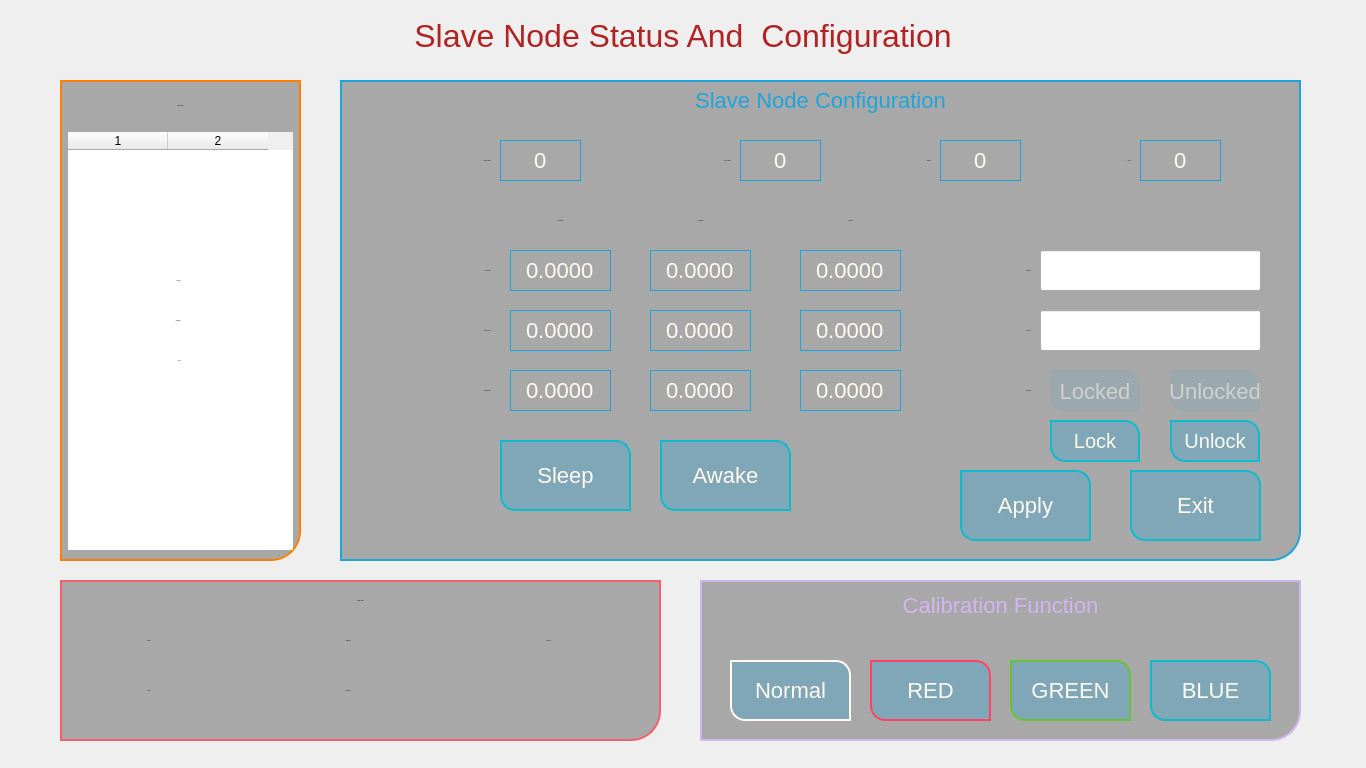
<?xml version="1.0" encoding="UTF-8"?>
<!-- UI source revision: regenerate ui_slavenodeframe.h; do not reuse stale build output. -->
<ui version="4.0">
 <class>SlaveNodeFrame</class>
 <widget class="QWidget" name="SlaveNodeFrame">
  <property name="geometry">
   <rect>
    <x>0</x>
    <y>0</y>
    <width>1366</width>
    <height>768</height>
   </rect>
  </property>
  <property name="windowTitle">
   <string>Form</string>
  </property>
  <widget class="QLabel" name="labelTitle">
   <property name="geometry">
    <rect>
     <x>0</x>
     <y>0</y>
     <width>1366</width>
     <height>71</height>
    </rect>
   </property>
   <property name="font">
    <font>
     <pointsize>-1</pointsize>
    </font>
   </property>
   <property name="styleSheet">
    <string notr="true">QLabel{
font-size:32px;
 color:rgb(178,34,34);
}</string>
   </property>
   <property name="text">
    <string>Slave Node Status And  Configuration</string>
   </property>
   <property name="alignment">
    <set>Qt::AlignCenter</set>
   </property>
  </widget>
  <widget class="QFrame" name="StatusFrame">
   <property name="geometry">
    <rect>
     <x>60</x>
     <y>80</y>
     <width>241</width>
     <height>481</height>
    </rect>
   </property>
   <property name="styleSheet">
    <string notr="true">QFrame{
border:2px solid rgba(255,127,0,1.0);
border-bottom-right-radius: 30px;
background-color:rgba(0, 0, 0, 0.3);
}</string>
   </property>
   <property name="frameShape">
    <enum>QFrame::StyledPanel</enum>
   </property>
   <property name="frameShadow">
    <enum>QFrame::Raised</enum>
   </property>
  </widget>
  <widget class="QLabel" name="labelTitleStatus">
   <property name="geometry">
    <rect>
     <x>60</x>
     <y>80</y>
     <width>241</width>
     <height>51</height>
    </rect>
   </property>
   <property name="font">
    <font>
     <pointsize>-1</pointsize>
    </font>
   </property>
   <property name="styleSheet">
    <string notr="true">QLabel{
font-size:22px;
color:rgb(255, 127, 0);
};</string>
   </property>
   <property name="text">
    <string>Status Report</string>
   </property>
   <property name="alignment">
    <set>Qt::AlignCenter</set>
   </property>
  </widget>
  <widget class="QLabel" name="labelBlueOpenTitle">
   <property name="geometry">
    <rect>
     <x>80</x>
     <y>220</y>
     <width>101</width>
     <height>42</height>
    </rect>
   </property>
   <property name="font">
    <font>
     <pointsize>-1</pointsize>
    </font>
   </property>
   <property name="styleSheet">
    <string notr="true">QLabel{
font-size:22px;
color:rgb(255, 127, 0);
};</string>
   </property>
   <property name="text">
    <string>BOutput_Err</string>
   </property>
   <property name="alignment">
    <set>Qt::AlignRight|Qt::AlignTrailing|Qt::AlignVCenter</set>
   </property>
  </widget>
  <widget class="QLabel" name="labelRedOpenTitle">
   <property name="geometry">
    <rect>
     <x>80</x>
     <y>140</y>
     <width>101</width>
     <height>42</height>
    </rect>
   </property>
   <property name="font">
    <font>
     <pointsize>-1</pointsize>
    </font>
   </property>
   <property name="styleSheet">
    <string notr="true">QLabel{
font-size:22px;
color:rgb(255, 127, 0);
};</string>
   </property>
   <property name="text">
    <string>ROutput_Err</string>
   </property>
   <property name="alignment">
    <set>Qt::AlignRight|Qt::AlignTrailing|Qt::AlignVCenter</set>
   </property>
  </widget>
  <widget class="QLabel" name="labelGreenOpenTitle">
   <property name="geometry">
    <rect>
     <x>80</x>
     <y>180</y>
     <width>101</width>
     <height>42</height>
    </rect>
   </property>
   <property name="font">
    <font>
     <pointsize>-1</pointsize>
    </font>
   </property>
   <property name="styleSheet">
    <string notr="true">QLabel{
font-size:22px;
color:rgb(255, 127, 0);
};</string>
   </property>
   <property name="text">
    <string>GOutput_Err</string>
   </property>
   <property name="alignment">
    <set>Qt::AlignRight|Qt::AlignTrailing|Qt::AlignVCenter</set>
   </property>
  </widget>
  <widget class="QFrame" name="VersionFrame">
   <property name="geometry">
    <rect>
     <x>60</x>
     <y>580</y>
     <width>601</width>
     <height>161</height>
    </rect>
   </property>
   <property name="styleSheet">
    <string notr="true">QFrame{
border:2px solid rgb(244,96,108);
border-bottom-right-radius: 30px;
background-color:rgba(0, 0, 0, 0.3);
}</string>
   </property>
   <property name="frameShape">
    <enum>QFrame::StyledPanel</enum>
   </property>
   <property name="frameShadow">
    <enum>QFrame::Raised</enum>
   </property>
  </widget>
  <widget class="QLabel" name="labelDimRamp_8">
   <property name="geometry">
    <rect>
     <x>60</x>
     <y>580</y>
     <width>601</width>
     <height>42</height>
    </rect>
   </property>
   <property name="font">
    <font>
     <pointsize>-1</pointsize>
    </font>
   </property>
   <property name="styleSheet">
    <string notr="true">QLabel{
font-size:22px;
color:rgb(244, 96, 108);
};</string>
   </property>
   <property name="text">
    <string>Version Report</string>
   </property>
   <property name="alignment">
    <set>Qt::AlignCenter</set>
   </property>
  </widget>
  <widget class="QLabel" name="labelSuppTitle">
   <property name="geometry">
    <rect>
     <x>260</x>
     <y>620</y>
     <width>91</width>
     <height>42</height>
    </rect>
   </property>
   <property name="font">
    <font>
     <pointsize>-1</pointsize>
    </font>
   </property>
   <property name="styleSheet">
    <string notr="true">QLabel{
font-size:22px;
color:rgb(244, 96, 108);
};</string>
   </property>
   <property name="text">
    <string>Supplier ID:</string>
   </property>
   <property name="alignment">
    <set>Qt::AlignRight|Qt::AlignTrailing|Qt::AlignVCenter</set>
   </property>
  </widget>
  <widget class="QLabel" name="labelSWTitle">
   <property name="geometry">
    <rect>
     <x>60</x>
     <y>620</y>
     <width>91</width>
     <height>42</height>
    </rect>
   </property>
   <property name="font">
    <font>
     <pointsize>-1</pointsize>
    </font>
   </property>
   <property name="styleSheet">
    <string notr="true">QLabel{
font-size:22px;
color:rgb(244, 96, 108);
};</string>
   </property>
   <property name="text">
    <string>SW Ver:</string>
   </property>
   <property name="alignment">
    <set>Qt::AlignRight|Qt::AlignTrailing|Qt::AlignVCenter</set>
   </property>
  </widget>
  <widget class="QLabel" name="labelHWTitle">
   <property name="geometry">
    <rect>
     <x>60</x>
     <y>670</y>
     <width>91</width>
     <height>42</height>
    </rect>
   </property>
   <property name="font">
    <font>
     <pointsize>-1</pointsize>
    </font>
   </property>
   <property name="styleSheet">
    <string notr="true">QLabel{
font-size:22px;
color:rgb(244, 96, 108);
};</string>
   </property>
   <property name="text">
    <string>HW Ver:</string>
   </property>
   <property name="alignment">
    <set>Qt::AlignRight|Qt::AlignTrailing|Qt::AlignVCenter</set>
   </property>
  </widget>
  <widget class="QLabel" name="labelFuncTitle">
   <property name="geometry">
    <rect>
     <x>260</x>
     <y>670</y>
     <width>91</width>
     <height>42</height>
    </rect>
   </property>
   <property name="font">
    <font>
     <pointsize>-1</pointsize>
    </font>
   </property>
   <property name="styleSheet">
    <string notr="true">QLabel{
font-size:22px;
color:rgb(244, 96, 108);
};</string>
   </property>
   <property name="text">
    <string>Function ID:</string>
   </property>
   <property name="alignment">
    <set>Qt::AlignRight|Qt::AlignTrailing|Qt::AlignVCenter</set>
   </property>
  </widget>
  <widget class="QLabel" name="labelVarTitle">
   <property name="geometry">
    <rect>
     <x>460</x>
     <y>620</y>
     <width>91</width>
     <height>42</height>
    </rect>
   </property>
   <property name="font">
    <font>
     <pointsize>-1</pointsize>
    </font>
   </property>
   <property name="styleSheet">
    <string notr="true">QLabel{
font-size:22px;
color:rgb(244, 96, 108);
};</string>
   </property>
   <property name="text">
    <string>Varaint ID:</string>
   </property>
   <property name="alignment">
    <set>Qt::AlignRight|Qt::AlignTrailing|Qt::AlignVCenter</set>
   </property>
  </widget>
  <widget class="QLabel" name="ROutput_Err">
   <property name="geometry">
    <rect>
     <x>190</x>
     <y>140</y>
     <width>81</width>
     <height>42</height>
    </rect>
   </property>
   <property name="font">
    <font>
     <pointsize>-1</pointsize>
    </font>
   </property>
   <property name="styleSheet">
    <string notr="true">QLabel{
font-size:22px;
color:rgb(255, 251, 240);
};</string>
   </property>
   <property name="text">
    <string/>
   </property>
   <property name="alignment">
    <set>Qt::AlignLeading|Qt::AlignLeft|Qt::AlignVCenter</set>
   </property>
  </widget>
  <widget class="QLabel" name="GOutput_Err">
   <property name="geometry">
    <rect>
     <x>190</x>
     <y>180</y>
     <width>81</width>
     <height>42</height>
    </rect>
   </property>
   <property name="font">
    <font>
     <pointsize>-1</pointsize>
    </font>
   </property>
   <property name="styleSheet">
    <string notr="true">QLabel{
font-size:22px;
color:rgb(255, 251, 240);
};</string>
   </property>
   <property name="text">
    <string/>
   </property>
   <property name="alignment">
    <set>Qt::AlignLeading|Qt::AlignLeft|Qt::AlignVCenter</set>
   </property>
  </widget>
  <widget class="QLabel" name="BOutput_Err">
   <property name="geometry">
    <rect>
     <x>190</x>
     <y>220</y>
     <width>81</width>
     <height>42</height>
    </rect>
   </property>
   <property name="font">
    <font>
     <pointsize>-1</pointsize>
    </font>
   </property>
   <property name="styleSheet">
    <string notr="true">QLabel{
font-size:22px;
color:rgb(255, 251, 240);
};</string>
   </property>
   <property name="text">
    <string/>
   </property>
   <property name="alignment">
    <set>Qt::AlignLeading|Qt::AlignLeft|Qt::AlignVCenter</set>
   </property>
  </widget>
  <widget class="QLabel" name="labelFuncVer">
   <property name="geometry">
    <rect>
     <x>360</x>
     <y>670</y>
     <width>101</width>
     <height>42</height>
    </rect>
   </property>
   <property name="font">
    <font>
     <pointsize>-1</pointsize>
    </font>
   </property>
   <property name="styleSheet">
    <string notr="true">QLabel{
font-size:22px;
color:rgb(255, 251, 240);
};</string>
   </property>
   <property name="text">
    <string/>
   </property>
   <property name="alignment">
    <set>Qt::AlignLeading|Qt::AlignLeft|Qt::AlignVCenter</set>
   </property>
  </widget>
  <widget class="QLabel" name="labelHWVer">
   <property name="geometry">
    <rect>
     <x>160</x>
     <y>670</y>
     <width>101</width>
     <height>42</height>
    </rect>
   </property>
   <property name="font">
    <font>
     <pointsize>-1</pointsize>
    </font>
   </property>
   <property name="styleSheet">
    <string notr="true">QLabel{
font-size:22px;
color:rgb(255, 251, 240);
};</string>
   </property>
   <property name="text">
    <string/>
   </property>
   <property name="alignment">
    <set>Qt::AlignLeading|Qt::AlignLeft|Qt::AlignVCenter</set>
   </property>
  </widget>
  <widget class="QLabel" name="labelVariantVer">
   <property name="geometry">
    <rect>
     <x>560</x>
     <y>620</y>
     <width>101</width>
     <height>42</height>
    </rect>
   </property>
   <property name="font">
    <font>
     <pointsize>-1</pointsize>
    </font>
   </property>
   <property name="styleSheet">
    <string notr="true">QLabel{
font-size:22px;
color:rgb(255, 251, 240);
};</string>
   </property>
   <property name="text">
    <string/>
   </property>
   <property name="alignment">
    <set>Qt::AlignLeading|Qt::AlignLeft|Qt::AlignVCenter</set>
   </property>
  </widget>
  <widget class="QLabel" name="labelSWVer">
   <property name="geometry">
    <rect>
     <x>160</x>
     <y>620</y>
     <width>101</width>
     <height>42</height>
    </rect>
   </property>
   <property name="font">
    <font>
     <pointsize>-1</pointsize>
    </font>
   </property>
   <property name="styleSheet">
    <string notr="true">QLabel{
font-size:22px;
color:rgb(255, 251, 240);
};</string>
   </property>
   <property name="text">
    <string/>
   </property>
   <property name="alignment">
    <set>Qt::AlignLeading|Qt::AlignLeft|Qt::AlignVCenter</set>
   </property>
  </widget>
  <widget class="QLabel" name="labelSuppVer">
   <property name="geometry">
    <rect>
     <x>360</x>
     <y>620</y>
     <width>101</width>
     <height>42</height>
    </rect>
   </property>
   <property name="font">
    <font>
     <pointsize>-1</pointsize>
    </font>
   </property>
   <property name="styleSheet">
    <string notr="true">QLabel{
font-size:22px;
color:rgb(255, 251, 240);
};</string>
   </property>
   <property name="text">
    <string/>
   </property>
   <property name="alignment">
    <set>Qt::AlignLeading|Qt::AlignLeft|Qt::AlignVCenter</set>
   </property>
  </widget>
  <widget class="QFrame" name="Configurationframe">
   <property name="geometry">
    <rect>
     <x>340</x>
     <y>80</y>
     <width>961</width>
     <height>481</height>
    </rect>
   </property>
   <property name="styleSheet">
    <string notr="true">QFrame{
border:2px solid rgba(29,165,219,1.0);
border-bottom-right-radius: 30px;
background-color:rgba(0, 0, 0, 0.3);
}</string>
   </property>
   <property name="frameShape">
    <enum>QFrame::StyledPanel</enum>
   </property>
   <property name="frameShadow">
    <enum>QFrame::Raised</enum>
   </property>
   <widget class="QPushButton" name="SleepButton">
    <property name="geometry">
     <rect>
      <x>160</x>
      <y>360</y>
      <width>131</width>
      <height>71</height>
     </rect>
    </property>
    <property name="font">
     <font>
      <pointsize>-1</pointsize>
     </font>
    </property>
    <property name="styleSheet">
     <string notr="true">QPushButton{
border:2px solid #0fbacd;
border-top-right-radius: 15px;
border-bottom-left-radius: 15px;
color:rgb(255,251,240);
background:rgba(29, 165, 219, 0.3);
font-size:22px;
}</string>
    </property>
    <property name="text">
     <string>Sleep</string>
    </property>
   </widget>
   <widget class="QPushButton" name="AwakeButton">
    <property name="geometry">
     <rect>
      <x>320</x>
      <y>360</y>
      <width>131</width>
      <height>71</height>
     </rect>
    </property>
    <property name="font">
     <font>
      <pointsize>-1</pointsize>
     </font>
    </property>
    <property name="styleSheet">
     <string notr="true">QPushButton{
border:2px solid #0fbacd;
border-top-right-radius: 15px;
border-bottom-left-radius: 15px;
color:rgb(255,251,240);
background:rgba(29, 165, 219, 0.3);
font-size:22px;
}</string>
    </property>
    <property name="text">
     <string>Awake</string>
    </property>
   </widget>
  </widget>
  <widget class="QLabel" name="labelTitle_2">
   <property name="geometry">
    <rect>
     <x>340</x>
     <y>80</y>
     <width>961</width>
     <height>41</height>
    </rect>
   </property>
   <property name="font">
    <font>
     <pointsize>-1</pointsize>
    </font>
   </property>
   <property name="styleSheet">
    <string notr="true">QLabel{
font-size:22px;
 color:rgba(29,165,219,1.0);
}</string>
   </property>
   <property name="text">
    <string>Slave Node Configuration</string>
   </property>
   <property name="alignment">
    <set>Qt::AlignCenter</set>
   </property>
  </widget>
  <widget class="QLabel" name="labelSingleAddr">
   <property name="geometry">
    <rect>
     <x>370</x>
     <y>140</y>
     <width>121</width>
     <height>42</height>
    </rect>
   </property>
   <property name="font">
    <font>
     <pointsize>-1</pointsize>
    </font>
   </property>
   <property name="styleSheet">
    <string notr="true">QLabel{
font-size:22px;
color:rgba(29,165,219,1.0);
};</string>
   </property>
   <property name="text">
    <string>Single Address:</string>
   </property>
   <property name="alignment">
    <set>Qt::AlignRight|Qt::AlignTrailing|Qt::AlignVCenter</set>
   </property>
  </widget>
  <widget class="QLabel" name="labelGroupAddr">
   <property name="geometry">
    <rect>
     <x>620</x>
     <y>140</y>
     <width>111</width>
     <height>42</height>
    </rect>
   </property>
   <property name="font">
    <font>
     <pointsize>-1</pointsize>
    </font>
   </property>
   <property name="styleSheet">
    <string notr="true">QLabel{
font-size:22px;
color:rgba(29,165,219,1.0);
};</string>
   </property>
   <property name="text">
    <string>Group Address:</string>
   </property>
   <property name="alignment">
    <set>Qt::AlignRight|Qt::AlignTrailing|Qt::AlignVCenter</set>
   </property>
  </widget>
  <widget class="QLabel" name="labelPlatform">
   <property name="geometry">
    <rect>
     <x>860</x>
     <y>140</y>
     <width>71</width>
     <height>42</height>
    </rect>
   </property>
   <property name="font">
    <font>
     <pointsize>-1</pointsize>
    </font>
   </property>
   <property name="styleSheet">
    <string notr="true">QLabel{
font-size:22px;
color:rgba(29,165,219,1.0);
};</string>
   </property>
   <property name="text">
    <string>Platform:</string>
   </property>
   <property name="alignment">
    <set>Qt::AlignRight|Qt::AlignTrailing|Qt::AlignVCenter</set>
   </property>
  </widget>
  <widget class="QLabel" name="labelIntensity">
   <property name="geometry">
    <rect>
     <x>1050</x>
     <y>140</y>
     <width>81</width>
     <height>42</height>
    </rect>
   </property>
   <property name="font">
    <font>
     <pointsize>-1</pointsize>
    </font>
   </property>
   <property name="styleSheet">
    <string notr="true">QLabel{
font-size:22px;
color:rgba(29,165,219,1.0);
};</string>
   </property>
   <property name="text">
    <string>Factor:</string>
   </property>
   <property name="alignment">
    <set>Qt::AlignRight|Qt::AlignTrailing|Qt::AlignVCenter</set>
   </property>
  </widget>
  <widget class="QLabel" name="labelPartNO">
   <property name="geometry">
    <rect>
     <x>960</x>
     <y>310</y>
     <width>71</width>
     <height>42</height>
    </rect>
   </property>
   <property name="font">
    <font>
     <pointsize>-1</pointsize>
    </font>
   </property>
   <property name="styleSheet">
    <string notr="true">QLabel{
font-size:22px;
color:rgba(29,165,219,1.0);
};</string>
   </property>
   <property name="text">
    <string>Part NO.:</string>
   </property>
   <property name="alignment">
    <set>Qt::AlignRight|Qt::AlignTrailing|Qt::AlignVCenter</set>
   </property>
  </widget>
  <widget class="QLabel" name="labelSerialNO">
   <property name="geometry">
    <rect>
     <x>950</x>
     <y>250</y>
     <width>81</width>
     <height>42</height>
    </rect>
   </property>
   <property name="font">
    <font>
     <pointsize>-1</pointsize>
    </font>
   </property>
   <property name="styleSheet">
    <string notr="true">QLabel{
font-size:22px;
color:rgba(29,165,219,1.0);
};</string>
   </property>
   <property name="text">
    <string>Serial NO.:</string>
   </property>
   <property name="alignment">
    <set>Qt::AlignRight|Qt::AlignTrailing|Qt::AlignVCenter</set>
   </property>
  </widget>
  <widget class="QLabel" name="labelLockState">
   <property name="geometry">
    <rect>
     <x>930</x>
     <y>370</y>
     <width>101</width>
     <height>42</height>
    </rect>
   </property>
   <property name="font">
    <font>
     <pointsize>-1</pointsize>
    </font>
   </property>
   <property name="styleSheet">
    <string notr="true">QLabel{
font-size:22px;
color:rgba(29,165,219,1.0);
};</string>
   </property>
   <property name="text">
    <string>Lock State:</string>
   </property>
   <property name="alignment">
    <set>Qt::AlignRight|Qt::AlignTrailing|Qt::AlignVCenter</set>
   </property>
  </widget>
  <widget class="QSpinBox" name="spinBoxSA">
   <property name="geometry">
    <rect>
     <x>500</x>
     <y>140</y>
     <width>81</width>
     <height>41</height>
    </rect>
   </property>
   <property name="styleSheet">
    <string notr="true">QSpinBox{
border:1px solid rgb(29,165,219);
color:rgb(255,251,240);
font-size:22px;
background-color:rgba(0,0,0,0);
}

QSpinBox::up-button
{
  width:0px;
  height:0px;
}
QSpinBox::down-button
{
  width:0px;
  height:0px;
}</string>
   </property>
   <property name="alignment">
    <set>Qt::AlignCenter</set>
   </property>
   <property name="maximum">
     <number>127</number>
   </property>
   <property name="value">
    <number>0</number>
   </property>
   <property name="displayIntegerBase">
    <number>10</number>
   </property>
  </widget>
  <widget class="QSpinBox" name="spinBoxGA">
   <property name="toolTip">
    <string>Automatically derived from the SA/control-mask table in the active profile.</string>
   </property>
   <property name="readOnly">
    <bool>true</bool>
   </property>
   <property name="geometry">
    <rect>
     <x>740</x>
     <y>140</y>
     <width>81</width>
     <height>41</height>
    </rect>
   </property>
   <property name="styleSheet">
    <string notr="true">QSpinBox{
border:1px solid rgb(29,165,219);
color:rgb(255,251,240);
font-size:22px;
background-color:rgba(0,0,0,0);
}

QSpinBox::up-button
{
  width:0px;
  height:0px;
}
QSpinBox::down-button
{
  width:0px;
  height:0px;
}</string>
   </property>
   <property name="alignment">
    <set>Qt::AlignCenter</set>
   </property>
   <property name="maximum">
     <number>32767</number>
   </property>
   <property name="value">
    <number>0</number>
   </property>
  </widget>
  <widget class="QSpinBox" name="spinBoxPlatform">
   <property name="geometry">
    <rect>
     <x>940</x>
     <y>140</y>
     <width>81</width>
     <height>41</height>
    </rect>
   </property>
   <property name="styleSheet">
    <string notr="true">QSpinBox{
border:1px solid rgb(29,165,219);
color:rgb(255,251,240);
font-size:22px;
background-color:rgba(0,0,0,0);
}

QSpinBox::up-button
{
  width:0px;
  height:0px;
}
QSpinBox::down-button
{
  width:0px;
  height:0px;
}</string>
   </property>
   <property name="alignment">
    <set>Qt::AlignCenter</set>
   </property>
   <property name="maximum">
     <number>2</number>
   </property>
   <property name="value">
    <number>0</number>
   </property>
  </widget>
  <widget class="QSpinBox" name="spinBoxIntensity">
   <property name="geometry">
    <rect>
     <x>1140</x>
     <y>140</y>
     <width>81</width>
     <height>41</height>
    </rect>
   </property>
   <property name="styleSheet">
    <string notr="true">QSpinBox{
border:1px solid rgb(29,165,219);
color:rgb(255,251,240);
font-size:22px;
background-color:rgba(0,0,0,0);
}

QSpinBox::up-button
{
  width:0px;
  height:0px;
}
QSpinBox::down-button
{
  width:0px;
  height:0px;
}</string>
   </property>
   <property name="alignment">
    <set>Qt::AlignCenter</set>
   </property>
   <property name="maximum">
     <number>65535</number>
   </property>
   <property name="value">
    <number>0</number>
   </property>
  </widget>
  <widget class="QLineEdit" name="lineEditPN">
   <property name="geometry">
    <rect>
     <x>1040</x>
     <y>310</y>
     <width>221</width>
     <height>41</height>
    </rect>
   </property>
   <property name="styleSheet">
    <string notr="true">QLineEdit{
font-size:22px;
color:rgb(255,251,240);
background:rgba(0,0,0,0);
border:1px solid rgb(29,165,219);
};</string>
   </property>
   <property name="text">
    <string/>
   </property>
   <property name="maxLength">
    <number>11</number>
   </property>
   <property name="alignment">
    <set>Qt::AlignCenter</set>
   </property>
  </widget>
  <widget class="QLineEdit" name="lineEditSerial">
   <property name="geometry">
    <rect>
     <x>1040</x>
     <y>250</y>
     <width>221</width>
     <height>41</height>
    </rect>
   </property>
   <property name="styleSheet">
    <string notr="true">QLineEdit{
font-size:22px;
color:rgb(255,251,240);
background:rgba(0,0,0,0);
border:1px solid rgb(29,165,219);
};</string>
   </property>
   <property name="text">
    <string/>
   </property>
   <property name="maxLength">
     <number>23</number>
   </property>
   <property name="alignment">
    <set>Qt::AlignCenter</set>
   </property>
  </widget>
  <widget class="QLabel" name="labelXCoordinate">
   <property name="geometry">
    <rect>
     <x>500</x>
     <y>200</y>
     <width>121</width>
     <height>42</height>
    </rect>
   </property>
   <property name="font">
    <font>
     <pointsize>-1</pointsize>
    </font>
   </property>
   <property name="styleSheet">
    <string notr="true">QLabel{
font-size:22px;
color:rgba(29,165,219,1.0);
};</string>
   </property>
   <property name="text">
    <string>X Coordinate</string>
   </property>
   <property name="alignment">
    <set>Qt::AlignCenter</set>
   </property>
  </widget>
  <widget class="QLabel" name="labelYCoordinate">
   <property name="geometry">
    <rect>
     <x>640</x>
     <y>200</y>
     <width>121</width>
     <height>42</height>
    </rect>
   </property>
   <property name="font">
    <font>
     <pointsize>-1</pointsize>
    </font>
   </property>
   <property name="styleSheet">
    <string notr="true">QLabel{
font-size:22px;
color:rgba(29,165,219,1.0);
};</string>
   </property>
   <property name="text">
    <string>Y Coordinate</string>
   </property>
   <property name="alignment">
    <set>Qt::AlignCenter</set>
   </property>
  </widget>
  <widget class="QLabel" name="labelLuminous">
   <property name="geometry">
    <rect>
     <x>790</x>
     <y>200</y>
     <width>121</width>
     <height>42</height>
    </rect>
   </property>
   <property name="font">
    <font>
     <pointsize>-1</pointsize>
    </font>
   </property>
   <property name="styleSheet">
    <string notr="true">QLabel{
font-size:22px;
color:rgba(29,165,219,1.0);
};</string>
   </property>
   <property name="text">
    <string>Luminous</string>
   </property>
   <property name="alignment">
    <set>Qt::AlignCenter</set>
   </property>
  </widget>
  <widget class="QDoubleSpinBox" name="doubleSpinBoxRX">
   <property name="geometry">
    <rect>
     <x>510</x>
     <y>250</y>
     <width>101</width>
     <height>41</height>
    </rect>
   </property>
   <property name="styleSheet">
    <string notr="true">QDoubleSpinBox{
border:1px solid rgb(29,165,219);
color:rgb(255,251,240);
font-size:22px;
background-color:rgba(0,0,0,0);
}

QDoubleSpinBox::up-button
{
  width:0px;
  height:0px;
}
QDoubleSpinBox::down-button
{
  width:0px;
  height:0px;
}</string>
   </property>
   <property name="alignment">
    <set>Qt::AlignCenter</set>
   </property>
   <property name="decimals">
    <number>4</number>
   </property>
   <property name="maximum">
    <double>1.000000000000000</double>
   </property>
   <property name="singleStep">
    <double>0.000010000000000</double>
   </property>
  </widget>
  <widget class="QDoubleSpinBox" name="doubleSpinBoxRY">
   <property name="geometry">
    <rect>
     <x>650</x>
     <y>250</y>
     <width>101</width>
     <height>41</height>
    </rect>
   </property>
   <property name="styleSheet">
    <string notr="true">QDoubleSpinBox{
border:1px solid rgb(29,165,219);
color:rgb(255,251,240);
font-size:22px;
background-color:rgba(0,0,0,0);
}

QDoubleSpinBox::up-button
{
  width:0px;
  height:0px;
}
QDoubleSpinBox::down-button
{
  width:0px;
  height:0px;
}</string>
   </property>
   <property name="alignment">
    <set>Qt::AlignCenter</set>
   </property>
   <property name="decimals">
    <number>4</number>
   </property>
   <property name="maximum">
    <double>1.000000000000000</double>
   </property>
   <property name="singleStep">
    <double>0.000010000000000</double>
   </property>
  </widget>
  <widget class="QDoubleSpinBox" name="doubleSpinBoxRL">
   <property name="geometry">
    <rect>
     <x>800</x>
     <y>250</y>
     <width>101</width>
     <height>41</height>
    </rect>
   </property>
   <property name="styleSheet">
    <string notr="true">QDoubleSpinBox{
border:1px solid rgb(29,165,219);
color:rgb(255,251,240);
font-size:22px;
background-color:rgba(0,0,0,0);
}

QDoubleSpinBox::up-button
{
  width:0px;
  height:0px;
}
QDoubleSpinBox::down-button
{
  width:0px;
  height:0px;
}</string>
   </property>
   <property name="alignment">
    <set>Qt::AlignCenter</set>
   </property>
   <property name="decimals">
    <number>4</number>
   </property>
   <property name="maximum">
    <double>10.000000000000000</double>
   </property>
   <property name="singleStep">
    <double>0.000010000000000</double>
   </property>
  </widget>
  <widget class="QDoubleSpinBox" name="doubleSpinBoxGL">
   <property name="geometry">
    <rect>
     <x>800</x>
     <y>310</y>
     <width>101</width>
     <height>41</height>
    </rect>
   </property>
   <property name="styleSheet">
    <string notr="true">QDoubleSpinBox{
border:1px solid rgb(29,165,219);
color:rgb(255,251,240);
font-size:22px;
background-color:rgba(0,0,0,0);
}

QDoubleSpinBox::up-button
{
  width:0px;
  height:0px;
}
QDoubleSpinBox::down-button
{
  width:0px;
  height:0px;
}</string>
   </property>
   <property name="alignment">
    <set>Qt::AlignCenter</set>
   </property>
   <property name="decimals">
    <number>4</number>
   </property>
   <property name="maximum">
    <double>10.000000000000000</double>
   </property>
   <property name="singleStep">
    <double>0.000010000000000</double>
   </property>
  </widget>
  <widget class="QDoubleSpinBox" name="doubleSpinBoxGX">
   <property name="geometry">
    <rect>
     <x>510</x>
     <y>310</y>
     <width>101</width>
     <height>41</height>
    </rect>
   </property>
   <property name="styleSheet">
    <string notr="true">QDoubleSpinBox{
border:1px solid rgb(29,165,219);
color:rgb(255,251,240);
font-size:22px;
background-color:rgba(0,0,0,0);
}

QDoubleSpinBox::up-button
{
  width:0px;
  height:0px;
}
QDoubleSpinBox::down-button
{
  width:0px;
  height:0px;
}</string>
   </property>
   <property name="alignment">
    <set>Qt::AlignCenter</set>
   </property>
   <property name="decimals">
    <number>4</number>
   </property>
   <property name="maximum">
    <double>1.000000000000000</double>
   </property>
   <property name="singleStep">
    <double>0.000010000000000</double>
   </property>
  </widget>
  <widget class="QDoubleSpinBox" name="doubleSpinBoxGY">
   <property name="geometry">
    <rect>
     <x>650</x>
     <y>310</y>
     <width>101</width>
     <height>41</height>
    </rect>
   </property>
   <property name="styleSheet">
    <string notr="true">QDoubleSpinBox{
border:1px solid rgb(29,165,219);
color:rgb(255,251,240);
font-size:22px;
background-color:rgba(0,0,0,0);
}

QDoubleSpinBox::up-button
{
  width:0px;
  height:0px;
}
QDoubleSpinBox::down-button
{
  width:0px;
  height:0px;
}</string>
   </property>
   <property name="alignment">
    <set>Qt::AlignCenter</set>
   </property>
   <property name="decimals">
    <number>4</number>
   </property>
   <property name="maximum">
    <double>1.000000000000000</double>
   </property>
   <property name="singleStep">
    <double>0.000010000000000</double>
   </property>
  </widget>
  <widget class="QDoubleSpinBox" name="doubleSpinBoxBL">
   <property name="geometry">
    <rect>
     <x>800</x>
     <y>370</y>
     <width>101</width>
     <height>41</height>
    </rect>
   </property>
   <property name="styleSheet">
    <string notr="true">QDoubleSpinBox{
border:1px solid rgb(29,165,219);
color:rgb(255,251,240);
font-size:22px;
background-color:rgba(0,0,0,0);
}

QDoubleSpinBox::up-button
{
  width:0px;
  height:0px;
}
QDoubleSpinBox::down-button
{
  width:0px;
  height:0px;
}</string>
   </property>
   <property name="alignment">
    <set>Qt::AlignCenter</set>
   </property>
   <property name="decimals">
    <number>4</number>
   </property>
   <property name="maximum">
    <double>10.000000000000000</double>
   </property>
   <property name="singleStep">
    <double>0.000010000000000</double>
   </property>
  </widget>
  <widget class="QDoubleSpinBox" name="doubleSpinBoxBX">
   <property name="geometry">
    <rect>
     <x>510</x>
     <y>370</y>
     <width>101</width>
     <height>41</height>
    </rect>
   </property>
   <property name="styleSheet">
    <string notr="true">QDoubleSpinBox{
border:1px solid rgb(29,165,219);
color:rgb(255,251,240);
font-size:22px;
background-color:rgba(0,0,0,0);
}

QDoubleSpinBox::up-button
{
  width:0px;
  height:0px;
}
QDoubleSpinBox::down-button
{
  width:0px;
  height:0px;
}</string>
   </property>
   <property name="alignment">
    <set>Qt::AlignCenter</set>
   </property>
   <property name="decimals">
    <number>4</number>
   </property>
   <property name="maximum">
    <double>1.000000000000000</double>
   </property>
   <property name="singleStep">
    <double>0.000010000000000</double>
   </property>
  </widget>
  <widget class="QDoubleSpinBox" name="doubleSpinBoxBY">
   <property name="geometry">
    <rect>
     <x>650</x>
     <y>370</y>
     <width>101</width>
     <height>41</height>
    </rect>
   </property>
   <property name="styleSheet">
    <string notr="true">QDoubleSpinBox{
border:1px solid rgb(29,165,219);
color:rgb(255,251,240);
font-size:22px;
background-color:rgba(0,0,0,0);
}

QDoubleSpinBox::up-button
{
  width:0px;
  height:0px;
}
QDoubleSpinBox::down-button
{
  width:0px;
  height:0px;
}</string>
   </property>
   <property name="alignment">
    <set>Qt::AlignCenter</set>
   </property>
   <property name="decimals">
    <number>4</number>
   </property>
   <property name="maximum">
    <double>1.000000000000000</double>
   </property>
   <property name="singleStep">
    <double>0.000010000000000</double>
   </property>
  </widget>
  <widget class="QLabel" name="labelRedAttr">
   <property name="geometry">
    <rect>
     <x>370</x>
     <y>250</y>
     <width>121</width>
     <height>42</height>
    </rect>
   </property>
   <property name="font">
    <font>
     <pointsize>-1</pointsize>
    </font>
   </property>
   <property name="styleSheet">
    <string notr="true">QLabel{
font-size:22px;
color:rgba(29,165,219,1.0);
};</string>
   </property>
   <property name="text">
    <string>Red Color Attr:</string>
   </property>
   <property name="alignment">
    <set>Qt::AlignRight|Qt::AlignTrailing|Qt::AlignVCenter</set>
   </property>
  </widget>
  <widget class="QLabel" name="labelGteenAttr">
   <property name="geometry">
    <rect>
     <x>370</x>
     <y>310</y>
     <width>121</width>
     <height>42</height>
    </rect>
   </property>
   <property name="font">
    <font>
     <pointsize>-1</pointsize>
    </font>
   </property>
   <property name="styleSheet">
    <string notr="true">QLabel{
font-size:22px;
color:rgba(29,165,219,1.0);
};</string>
   </property>
   <property name="text">
    <string>Green Color Attr:</string>
   </property>
   <property name="alignment">
    <set>Qt::AlignRight|Qt::AlignTrailing|Qt::AlignVCenter</set>
   </property>
  </widget>
  <widget class="QLabel" name="labelBlueAttr">
   <property name="geometry">
    <rect>
     <x>370</x>
     <y>370</y>
     <width>121</width>
     <height>42</height>
    </rect>
   </property>
   <property name="font">
    <font>
     <pointsize>-1</pointsize>
    </font>
   </property>
   <property name="styleSheet">
    <string notr="true">QLabel{
font-size:22px;
color:rgba(29,165,219,1.0);
};</string>
   </property>
   <property name="text">
    <string>Blue Color Attr:</string>
   </property>
   <property name="alignment">
    <set>Qt::AlignRight|Qt::AlignTrailing|Qt::AlignVCenter</set>
   </property>
  </widget>
  <widget class="QPushButton" name="pushButtonAccept">
   <property name="geometry">
    <rect>
     <x>960</x>
     <y>470</y>
     <width>131</width>
     <height>71</height>
    </rect>
   </property>
   <property name="font">
    <font>
     <pointsize>-1</pointsize>
    </font>
   </property>
   <property name="styleSheet">
    <string notr="true">QPushButton{
border:2px solid #0fbacd;
border-top-right-radius: 15px;
border-bottom-left-radius: 15px;
color:rgb(255,251,240);
background:rgba(29, 165, 219, 0.3);
font-size:22px;
}</string>
   </property>
   <property name="text">
    <string>Apply</string>
   </property>
  </widget>
  <widget class="QPushButton" name="pushButtonCancel">
   <property name="geometry">
    <rect>
     <x>1130</x>
     <y>470</y>
     <width>131</width>
     <height>71</height>
    </rect>
   </property>
   <property name="font">
    <font>
     <pointsize>-1</pointsize>
    </font>
   </property>
   <property name="styleSheet">
    <string notr="true">QPushButton{
border:2px solid #0fbacd;
border-top-right-radius: 15px;
border-bottom-left-radius: 15px;
color:rgb(255,251,240);
background:rgba(29, 165, 219, 0.3);
font-size:22px;
}</string>
   </property>
   <property name="text">
    <string>Exit</string>
   </property>
  </widget>
  <widget class="QPushButton" name="pushButtonUnlock">
   <property name="geometry">
    <rect>
     <x>1170</x>
     <y>370</y>
     <width>90</width>
     <height>42</height>
    </rect>
   </property>
   <property name="font">
    <font>
     <pointsize>-1</pointsize>
    </font>
   </property>
   <property name="styleSheet">
    <string notr="true">QPushButton{
border:0px;
border-top-right-radius: 15px;
border-bottom-left-radius: 15px;
color:rgba(255,251,240,0.5);
font-size:22px;
background:rgba(29, 165, 219, 0.1);
}</string>
   </property>
   <property name="text">
     <string>Unlocked</string>
   </property>
  </widget>
  <widget class="QPushButton" name="pushButtonLock">
   <property name="geometry">
    <rect>
     <x>1050</x>
     <y>370</y>
     <width>90</width>
     <height>42</height>
    </rect>
   </property>
   <property name="font">
    <font>
     <pointsize>-1</pointsize>
    </font>
   </property>
   <property name="styleSheet">
    <string notr="true">QPushButton{
border:0px;
border-top-right-radius: 15px;
border-bottom-left-radius: 15px;
color:rgba(255,251,240,0.5);
font-size:22px;
background:rgba(29, 165, 219, 0.1);
}</string>
   </property>
   <property name="text">
     <string>Locked</string>
    </property>
   </widget>
   <widget class="QPushButton" name="pushButtonLockAction">
    <property name="geometry">
     <rect>
      <x>1050</x>
      <y>420</y>
      <width>90</width>
      <height>42</height>
     </rect>
    </property>
    <property name="styleSheet">
     <string notr="true">QPushButton{
border:2px solid #0fbacd;
border-top-right-radius:15px;
border-bottom-left-radius:15px;
color:rgb(255,251,240);
font-size:20px;
background:rgba(29,165,219,0.3);
}</string>
    </property>
    <property name="text">
     <string>Lock</string>
    </property>
   </widget>
   <widget class="QPushButton" name="pushButtonUnlockAction">
    <property name="geometry">
     <rect>
      <x>1170</x>
      <y>420</y>
      <width>90</width>
      <height>42</height>
     </rect>
    </property>
    <property name="styleSheet">
     <string notr="true">QPushButton{
border:2px solid #0fbacd;
border-top-right-radius:15px;
border-bottom-left-radius:15px;
color:rgb(255,251,240);
font-size:20px;
background:rgba(29,165,219,0.3);
}</string>
    </property>
    <property name="text">
     <string>Unlock</string>
    </property>
   </widget>
   <widget class="QTableWidget" name="statusTable">
    <property name="geometry">
     <rect>
      <x>68</x>
      <y>132</y>
      <width>225</width>
      <height>418</height>
     </rect>
    </property>
    <property name="frameShape">
     <enum>QFrame::NoFrame</enum>
    </property>
    <property name="rowCount">
     <number>0</number>
    </property>
    <property name="columnCount">
     <number>2</number>
    </property>
    <column/>
    <column/>
   </widget>
   <widget class="QFrame" name="CalibrationFrame">
   <property name="geometry">
    <rect>
     <x>700</x>
     <y>580</y>
     <width>601</width>
     <height>161</height>
    </rect>
   </property>
   <property name="styleSheet">
    <string notr="true">QFrame{
border:2px solid rgba(210,180,240,1.0);
border-bottom-right-radius: 30px;
background-color:rgba(0, 0, 0, 0.3);
}</string>
   </property>
   <property name="frameShape">
    <enum>QFrame::StyledPanel</enum>
   </property>
   <property name="frameShadow">
    <enum>QFrame::Raised</enum>
   </property>
  </widget>
  <widget class="QLabel" name="labelTitleCalibration">
   <property name="geometry">
    <rect>
     <x>700</x>
     <y>580</y>
     <width>601</width>
     <height>51</height>
    </rect>
   </property>
   <property name="font">
    <font>
     <pointsize>-1</pointsize>
    </font>
   </property>
   <property name="styleSheet">
    <string notr="true">QLabel{
font-size:22px;
 color:rgba(210,180,240,1.0);
}</string>
   </property>
   <property name="text">
    <string>Calibration Function</string>
   </property>
   <property name="alignment">
    <set>Qt::AlignCenter</set>
   </property>
  </widget>
  <widget class="QPushButton" name="pushButtonCalibrateR">
   <property name="geometry">
    <rect>
     <x>870</x>
     <y>660</y>
     <width>121</width>
     <height>61</height>
    </rect>
   </property>
   <property name="font">
    <font>
     <pointsize>-1</pointsize>
    </font>
   </property>
   <property name="styleSheet">
    <string notr="true">QPushButton{
border:2px solid rgb(254,67,101);
border-top-right-radius: 15px;
border-bottom-left-radius: 15px;
color:rgb(255,251,240);
background:rgba(29, 165, 219, 0.3);
font-size:22px;
}</string>
   </property>
   <property name="text">
    <string>RED</string>
   </property>
  </widget>
  <widget class="QPushButton" name="pushButtonCalibrateG">
   <property name="geometry">
    <rect>
     <x>1010</x>
     <y>660</y>
     <width>121</width>
     <height>61</height>
    </rect>
   </property>
   <property name="font">
    <font>
     <pointsize>-1</pointsize>
    </font>
   </property>
   <property name="styleSheet">
    <string notr="true">QPushButton{
border:2px solid rgb(104,194,53);
border-top-right-radius: 15px;
border-bottom-left-radius: 15px;
color:rgb(255,251,240);
background:rgba(29, 165, 219, 0.3);
font-size:22px;
}</string>
   </property>
   <property name="text">
    <string>GREEN</string>
   </property>
  </widget>
  <widget class="QPushButton" name="pushButtonCalibrateB">
   <property name="geometry">
    <rect>
     <x>1150</x>
     <y>660</y>
     <width>121</width>
     <height>61</height>
    </rect>
   </property>
   <property name="font">
    <font>
     <pointsize>-1</pointsize>
    </font>
   </property>
   <property name="styleSheet">
    <string notr="true">QPushButton{
border:2px solid #0fbacd;
border-top-right-radius: 15px;
border-bottom-left-radius: 15px;
color:rgb(255,251,240);
background:rgba(29, 165, 219, 0.3);
font-size:22px;
}</string>
   </property>
   <property name="text">
    <string>BLUE</string>
   </property>
  </widget>
  <widget class="QLabel" name="labelBlueShortTitle">
   <property name="geometry">
    <rect>
     <x>80</x>
     <y>340</y>
     <width>101</width>
     <height>42</height>
    </rect>
   </property>
   <property name="font">
    <font>
     <pointsize>-1</pointsize>
    </font>
   </property>
   <property name="styleSheet">
    <string notr="true">QLabel{
font-size:22px;
color:rgb(255, 127, 0);
};</string>
   </property>
   <property name="text">
    <string>Lin_Err</string>
   </property>
   <property name="alignment">
    <set>Qt::AlignRight|Qt::AlignTrailing|Qt::AlignVCenter</set>
   </property>
  </widget>
  <widget class="QLabel" name="Voltage_Err">
   <property name="geometry">
    <rect>
     <x>190</x>
     <y>300</y>
     <width>81</width>
     <height>42</height>
    </rect>
   </property>
   <property name="font">
    <font>
     <pointsize>-1</pointsize>
    </font>
   </property>
   <property name="styleSheet">
    <string notr="true">QLabel{
font-size:22px;
color:rgb(255, 251, 240);
};</string>
   </property>
   <property name="text">
    <string/>
   </property>
   <property name="alignment">
    <set>Qt::AlignLeading|Qt::AlignLeft|Qt::AlignVCenter</set>
   </property>
  </widget>
  <widget class="QLabel" name="Lin_Err">
   <property name="geometry">
    <rect>
     <x>190</x>
     <y>340</y>
     <width>81</width>
     <height>42</height>
    </rect>
   </property>
   <property name="font">
    <font>
     <pointsize>-1</pointsize>
    </font>
   </property>
   <property name="styleSheet">
    <string notr="true">QLabel{
font-size:22px;
color:rgb(255, 251, 240);
};</string>
   </property>
   <property name="text">
    <string/>
   </property>
   <property name="alignment">
    <set>Qt::AlignLeading|Qt::AlignLeft|Qt::AlignVCenter</set>
   </property>
  </widget>
  <widget class="QLabel" name="labelRedShortTitle">
   <property name="geometry">
    <rect>
     <x>80</x>
     <y>260</y>
     <width>101</width>
     <height>42</height>
    </rect>
   </property>
   <property name="font">
    <font>
     <pointsize>-1</pointsize>
    </font>
   </property>
   <property name="styleSheet">
    <string notr="true">QLabel{
font-size:22px;
color:rgb(255, 127, 0);
};</string>
   </property>
   <property name="text">
    <string>Temp_Err</string>
   </property>
   <property name="alignment">
    <set>Qt::AlignRight|Qt::AlignTrailing|Qt::AlignVCenter</set>
   </property>
  </widget>
  <widget class="QLabel" name="Temp_Err">
   <property name="geometry">
    <rect>
     <x>190</x>
     <y>260</y>
     <width>81</width>
     <height>42</height>
    </rect>
   </property>
   <property name="font">
    <font>
     <pointsize>-1</pointsize>
    </font>
   </property>
   <property name="styleSheet">
    <string notr="true">QLabel{
font-size:22px;
color:rgb(255, 251, 240);
};</string>
   </property>
   <property name="text">
    <string/>
   </property>
   <property name="alignment">
    <set>Qt::AlignLeading|Qt::AlignLeft|Qt::AlignVCenter</set>
   </property>
  </widget>
  <widget class="QLabel" name="labelGreenShortTitle">
   <property name="geometry">
    <rect>
     <x>80</x>
     <y>300</y>
     <width>101</width>
     <height>42</height>
    </rect>
   </property>
   <property name="font">
    <font>
     <pointsize>-1</pointsize>
    </font>
   </property>
   <property name="styleSheet">
    <string notr="true">QLabel{
font-size:22px;
color:rgb(255, 127, 0);
};</string>
   </property>
   <property name="text">
    <string>Voltage_Err</string>
   </property>
   <property name="alignment">
    <set>Qt::AlignRight|Qt::AlignTrailing|Qt::AlignVCenter</set>
   </property>
  </widget>
  <widget class="QPushButton" name="pushButtonNoCalibrate">
   <property name="geometry">
    <rect>
     <x>730</x>
     <y>660</y>
     <width>121</width>
     <height>61</height>
    </rect>
   </property>
   <property name="font">
    <font>
     <pointsize>-1</pointsize>
    </font>
   </property>
   <property name="styleSheet">
    <string notr="true">QPushButton{
border:2px solid rgb()255,251,240;
border-top-right-radius: 15px;
border-bottom-left-radius: 15px;
color:rgb(255,251,240);
background:rgba(29, 165, 219, 0.3);
font-size:22px;
}</string>
   </property>
   <property name="text">
    <string>Normal</string>
   </property>
  </widget>
 </widget>
 <resources/>
 <connections/>
</ui>
